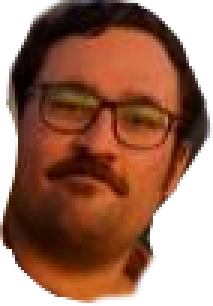
#> input picture gui.gif, 71 x 102 px (shown 3 times larger)
$ python food_generator.py
#> lines starting #> are read from the running program, lines starting #| are printed output that depends on the picture
from os import set_inheritable
from turtle import Turtle, Screen
from typing import List, Tuple
from random import choice, randrange
from PIL import Image
from math import dist

EAT_FOOD_DISTANCE = 15


# Resizes images to be used as shapes by Food class:
pics = ["gui.gif", "ju.gif", "le.gif", "uri.gif"]
resized_pics = []

for pic in pics:
    with Image.open(pic) as image:
#> image is the input picture: PIL image 71x102 RGBA; mean R, G, B, A 108, 53.9, 29.8, 182.2
        resized_im = image.resize(size=(30, 30))
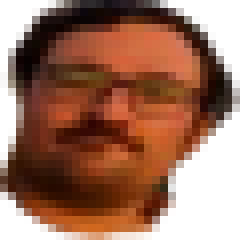
#> resized_im: PIL image 30x30 RGBA (shown 8 times larger); mean R, G, B, A 91.5, 44.7, 24.1, 182.4; transparent parts drawn white
        new_pic_name = "res" + pic #pic.removesuffix(".gif") + "_rs"
        resized_im.save(new_pic_name)
    resized_pics.append(new_pic_name)
#> pass 2 of the loop `for pic in pics:`:
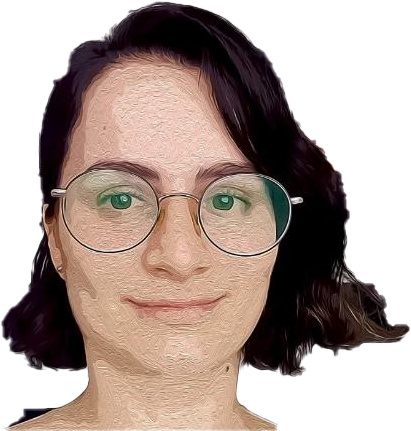
#> input picture ju.gif, 411 x 431 px
#> image is the input picture: PIL image 411x431 RGBA; mean R, G, B, A 118.1, 98.2, 93.1, 160.5
#> `resized_im = image.resize(size=(30, 30))`:
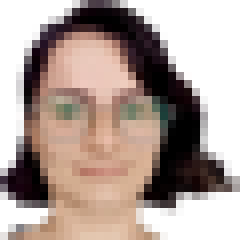
#> resized_im: PIL image 30x30 RGBA (shown 8 times larger); mean R, G, B, A 85.6, 68.2, 61.3, 160.8; transparent parts drawn white
#> pass 3 of the loop `for pic in pics:`:
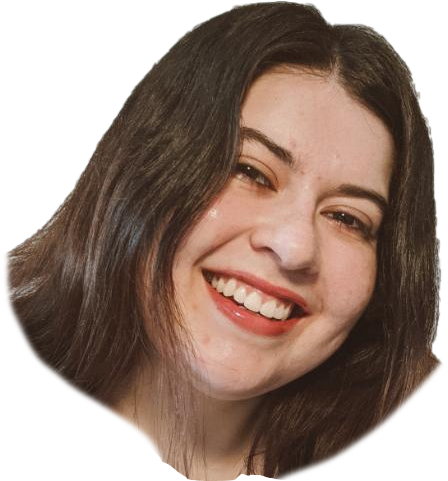
#> input picture le.gif, 448 x 481 px
#> image is the input picture: PIL image 448x481 RGBA; mean R, G, B, A 122.5, 99.3, 86.1, 178.4
#> `resized_im = image.resize(size=(30, 30))`:
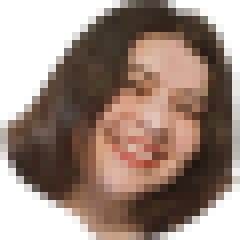
#> resized_im: PIL image 30x30 RGBA (shown 8 times larger); mean R, G, B, A 87.9, 66.5, 55.2, 178.7; transparent parts drawn white
#> the loop made 4 passes; the first 3 are shown


class Food_Generator(Turtle):

    # [91 lines left out: functions __init__, random_coord_generator, gen_food, eat_food, not called in this run]
